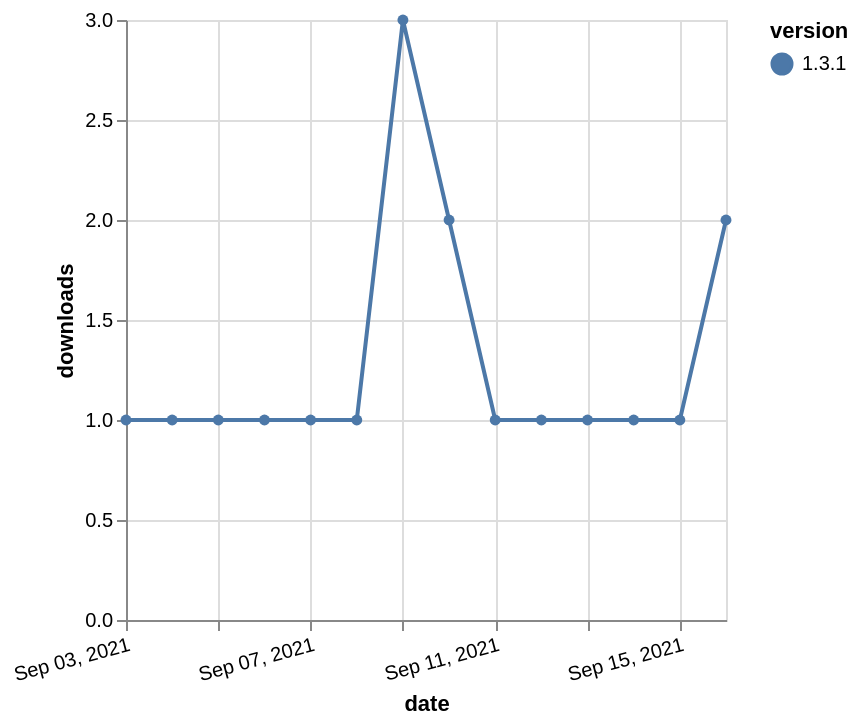

Source (Vega-Lite JSON):
### Vega-Lite specification from a JSON file in a GitHub repository (floating-point values rounded to 4 significant figures)
{"$schema": "https://vega.github.io/schema/vega-lite/v5.json", "description": "A simple bar chart with embedded data.", "data": {"values": [{"date": "2021-09-03", "total": 227, "delta": 1, "version": "1.3.1"}, {"date": "2021-09-04", "total": 228, "delta": 1, "version": "1.3.1"}, {"date": "2021-09-05", "total": 229, "delta": 1, "version": "1.3.1"}, {"date": "2021-09-06", "total": 230, "delta": 1, "version": "1.3.1"}, {"date": "2021-09-07", "total": 231, "delta": 1, "version": "1.3.1"}, {"date": "2021-09-08", "total": 232, "delta": 1, "version": "1.3.1"}, {"date": "2021-09-09", "total": 235, "delta": 3, "version": "1.3.1"}, {"date": "2021-09-10", "total": 237, "delta": 2, "version": "1.3.1"}, {"date": "2021-09-11", "total": 238, "delta": 1, "version": "1.3.1"}, {"date": "2021-09-12", "total": 239, "delta": 1, "version": "1.3.1"}, {"date": "2021-09-13", "total": 240, "delta": 1, "version": "1.3.1"}, {"date": "2021-09-14", "total": 241, "delta": 1, "version": "1.3.1"}, {"date": "2021-09-15", "total": 242, "delta": 1, "version": "1.3.1"}, {"date": "2021-09-16", "total": 244, "delta": 2, "version": "1.3.1"}]}, "width": "container", "mark": {"type": "line", "point": {"filled": true}}, "encoding": {"x": {"field": "date", "type": "temporal", "timeUnit": "yearmonthdate", "title": "date", "axis": {"labelAngle": -15}}, "y": {"field": "delta", "type": "quantitative", "title": "downloads"}, "color": {"field": "version", "type": "nominal"}, "tooltip": {"field": "delta"}}}
